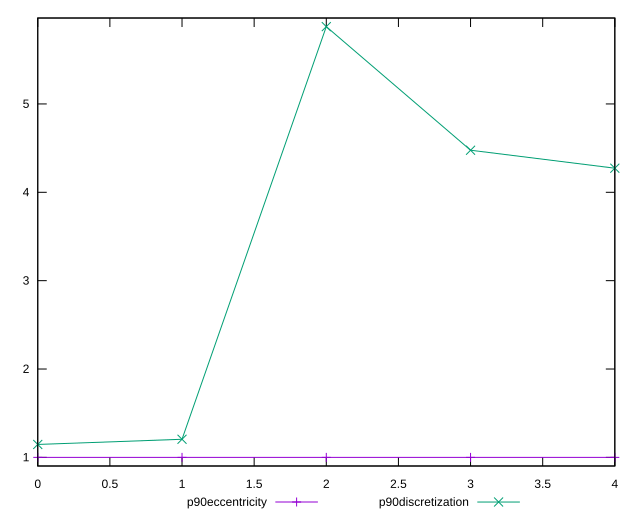

The gnuplot source for this figure:
reset

$p90Eccentricity <<EOF
0 1.0000000000000002
1 0.9999999999999992
2 0.9999999999999991
3 0.9999999999999992
4 1.0000000000000007
EOF

$p90Discretization <<EOF
0 1.146341463414634
1 1.205128205128205
2 5.875
3 4.476190476190476
4 4.2727272727272725
EOF

set key outside below
set xrange [0:4]
set yrange [0.9024999999999991:5.9725]
set trange [0.9024999999999991:5.9725]
set terminal svg size 640, 520 enhanced background rgb 'white'
set output "report_00026_2021-02-22T21:38:55.199Z/total-blocking-time/progression/eccentricity.svg"

plot $p90Eccentricity title "p90eccentricity" with linespoints, \
     $p90Discretization title "p90discretization" with linespoints

reset
